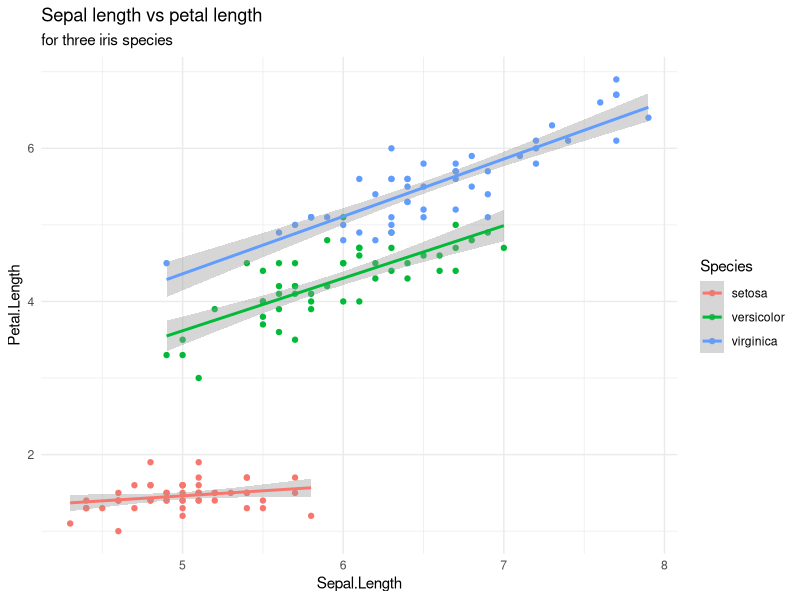
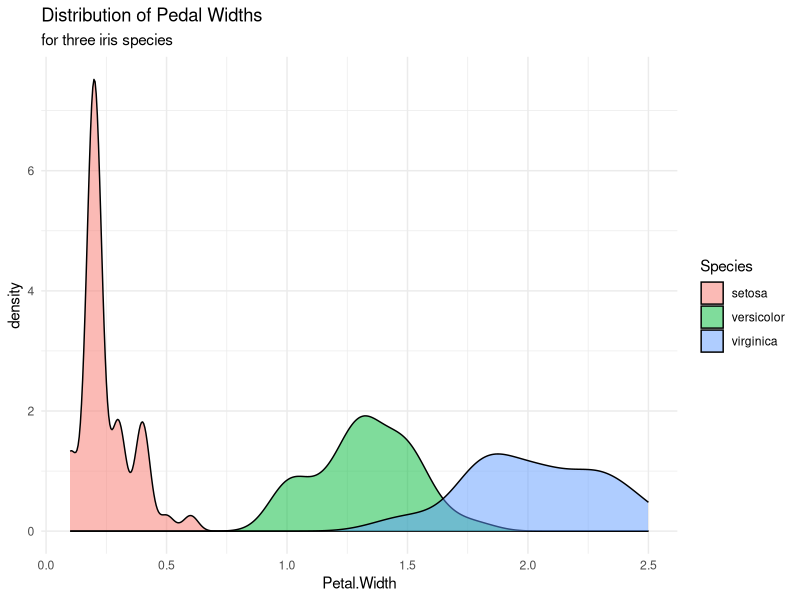
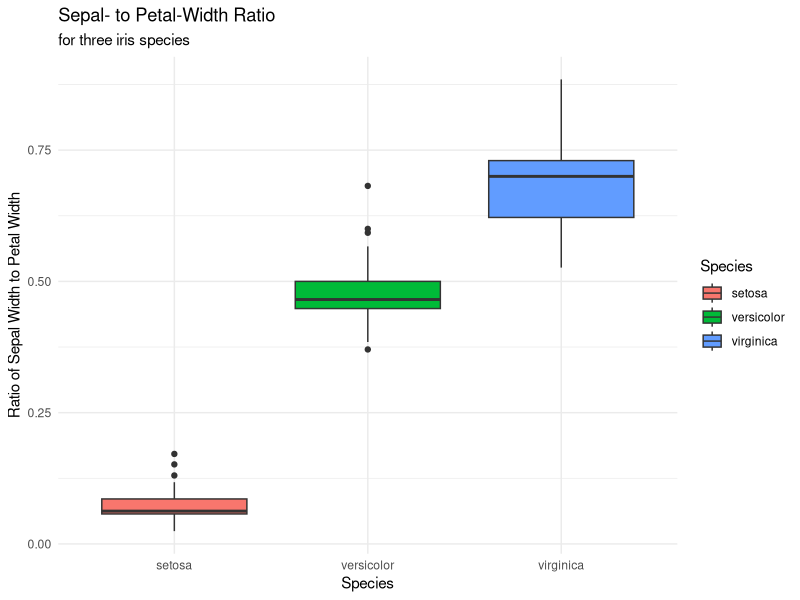
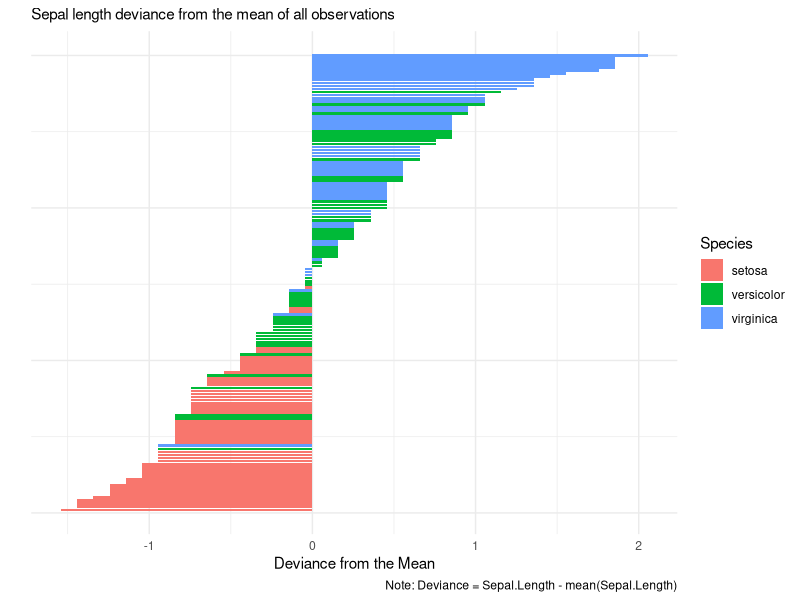

These charts were generated, in order, by the following R code:
library(tidyverse)

data("iris")

png(filename="iris_fig1.png", units="px", width=2000, height=1600, res=300)
ggplot(iris, aes(x=Sepal.Length, y=Petal.Length, color=Species))+
  geom_point()+
  geom_smooth(method=lm)+
  labs(title="Sepal length vs petal length", subtitle="for three iris species")+
  theme_minimal()
dev.off()

png(filename="iris_fig2.png", units="px", width=2000, height=1600, res=300)
ggplot(iris, aes(x=Petal.Width, fill=Species))+
  geom_density(alpha=.5)+
  labs(title="Distribution of Pedal Widths", subtitle="for three iris species")+
  theme_minimal()
dev.off()

png(filename="iris_fig3.png", units="px", width=2000, height=1600, res=300)
ggplot(iris, aes(x=Species, y=Petal.Width/Sepal.Width, fill=Species))+
  geom_boxplot()+
  labs(title="Sepal- to Petal-Width Ratio", subtitle="for three iris species")+
  ylab("Ratio of Sepal Width to Petal Width")+
  theme_minimal()
dev.off()

iris$Sepal.Deviation = iris$Sepal.Length-mean(iris$Sepal.Length)
png(filename="iris_fig4.png", units="px", width=2000, height=1600, res=300)
ggplot(iris[order(iris$Sepal.Deviation),], aes(x=1:150, y=Sepal.Deviation, fill=Species))+
  geom_bar(stat="identity")+
  coord_flip()+
  labs(subtitle="Sepal length deviance from the mean of all observations", caption="Note: Deviance = Sepal.Length - mean(Sepal.Length)")+
  xlab("")+
  ylab("Deviance from the Mean")+
  theme_minimal()+
  theme(axis.text.y=element_blank())
dev.off()
